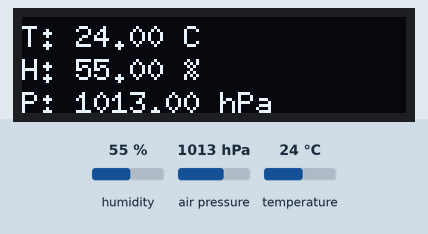
This sketch was run on a simulated ESP32. Shown: 128×32 one-colour display. Inputs (shaded band) come from the test bench; at power-on: humidity 55 %, air pressure 1013 hPa, temperature 24 °C. WiFi joins after 1.5 s; servers stay silent unless stated; what the sketch prints to the serial monitor is not drawn.

Above: at 2.7 s.
2.8 s: humidity set to 22 %
At 4.7 s:
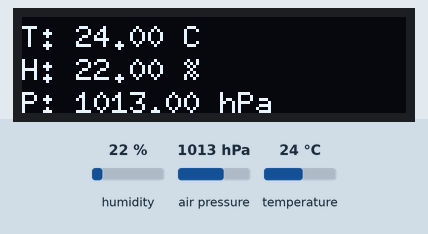
5.0 s: air pressure set to 952 hPa
At 6.5 s:
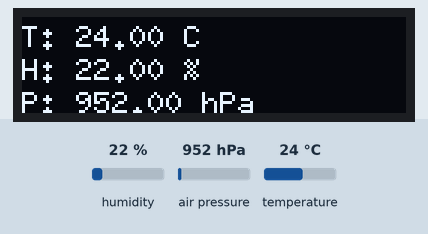
7.0 s: temperature set to 12 °C
At 8.0 s:
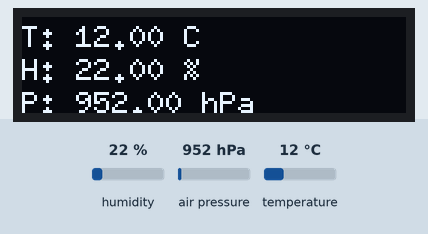
9.0 s: humidity set to 40 %
At 10.7 s:
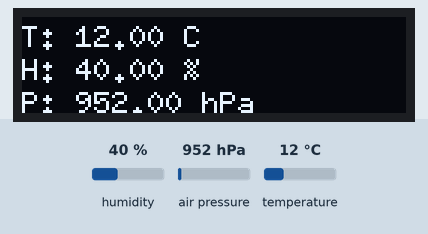
11.0 s: air pressure set to 975 hPa
At 12.3 s:
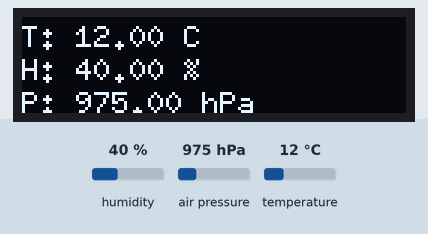
Timing chart, 0 to 14.0 s (numbered marks = the images above; inputs shaded):
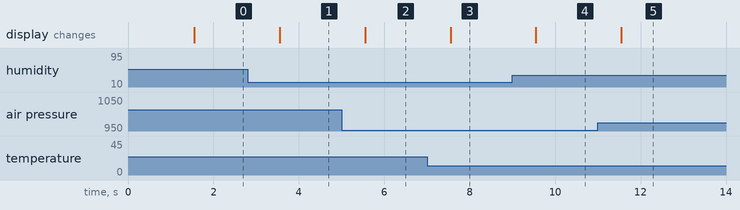

Measured:
- after the input at 2.8 s, the display: changes after 0.75 s (image 1)
- after the input at 5.0 s, the display: changes after 0.55 s (image 2)
- after the input at 7.0 s, the display: changes after 0.55 s (image 3)
- after the input at 9.0 s, the display: changes after 0.55 s (image 4)
- after the input at 11.0 s, the display: changes after 0.55 s (image 5)

The sketch:

bme280.ino
```cpp
// Channel ID: 3464038
#include <WiFi.h>
#include <Wire.h>
#include <Adafruit_Sensor.h>
#include <Adafruit_BME280.h>
#include <Adafruit_GFX.h>
#include <U8g2lib.h>
#include <ThingSpeak.h>

const char* ssid = "LaboratorioDelta";
const char* password = "labdelta21";
unsigned long myChannelNumber = 3464038;
const char* WriteAPIKey = "I94PJNZYX31GQFPE";
WiFiClient client;

#define SDA_PIN D4
#define SCL_PIN D5

Adafruit_BME280 bme;
U8G2_SSD1306_128X32_UNIVISION_F_HW_I2C oled(U8G2_R0); //Pantalla

unsigned long tiempoMedicion = 0;
unsigned long tiempoThingSpeak = 0;
const unsigned long intervaloMedicion = 1000;
const unsigned long intervaloThingSpeak = 15000;

float temperatura;
float humedad;
float presion;

void setup() {
  Serial.begin(115200);
  Wire.begin(SDA_PIN, SCL_PIN);
  oled.begin();

  if (!bme.begin(0x76)) {
    Serial.println("No se encontro el BME280");
    while (1);
  }
  Serial.println("BME280 encontrado");

  Serial.print("Conectando a WiFi");
  WiFi.begin(ssid, password);
  while (WiFi.status() != WL_CONNECTED) {
    delay(500);
    Serial.print(".");
  }
  Serial.println();
  Serial.println("WiFi conectado");
  Serial.print("IP: ");
  Serial.println(WiFi.localIP());

  ThingSpeak.begin(client);
}

void loop() {
   unsigned long tiempoActual = millis();

   if (tiempoActual - tiempoMedicion >= intervaloMedicion) {
      tiempoMedicion = tiempoActual;
      temperatura = bme.readTemperature();
      humedad = bme.readHumidity();
      presion = bme.readPressure() / 100.0F;

      Serial.println("Temperatura: ");
      Serial.println(temperatura);
      Serial.println(" C");
      Serial.println("Humedad: ");
      Serial.println(humedad);
      Serial.println(" %");
      Serial.println("Presion: ");
      Serial.println(presion);
      Serial.println(" hPa");

      oled.clearBuffer();
      oled.setFont(u8g2_font_6x10_tf);
      oled.setCursor(0, 10);
      oled.print("T: ");
      oled.print(temperatura, 2);
      oled.print(" C");

      oled.setCursor(0, 21);
      oled.print("H: ");
      oled.print(humedad, 2);
      oled.print(" %");

      oled.setCursor(0, 32);
      oled.print("P: ");
      oled.print(presion, 2);
      oled.print(" hPa");
      oled.sendBuffer();
   }

   if (tiempoActual - tiempoThingSpeak >= intervaloThingSpeak) {
      tiempoThingSpeak = tiempoActual;
      ThingSpeak.setField(1, temperatura);
      ThingSpeak.setField(2, humedad);
      ThingSpeak.setField(3, presion);

      int respuesta = ThingSpeak.writeFields(myChannelNumber, WriteAPIKey);

      if(respuesta == 200){
        Serial.println("Actualizado en ThingSpeak");
      } else {
        Serial.println("Error al actualizar ThingSpeak. HTTP error: " + String(respuesta));
      }
   }
}
```
